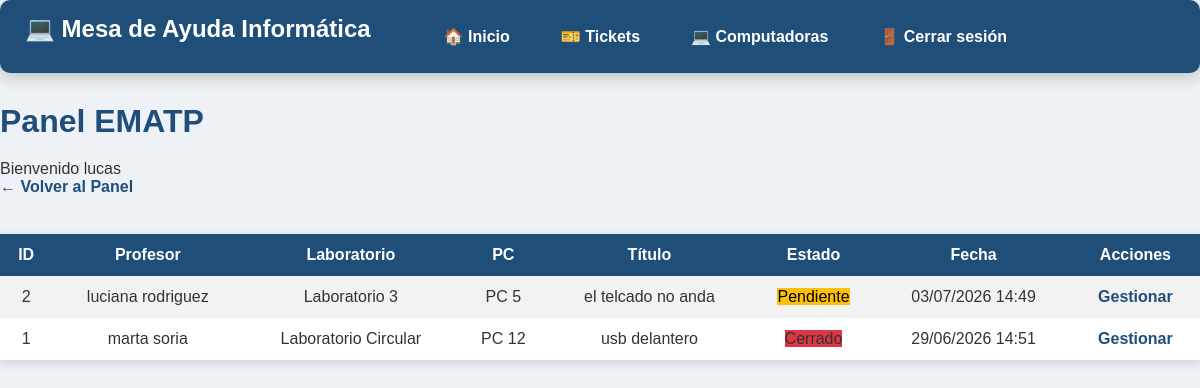
Screenshot of /ematp/tickets.php (signed in) with the database file from the repository.
### tables this page shows
CREATE TABLE `tickets` (
  `id_ticket` int(11) NOT NULL,
  `titulo` varchar(100) NOT NULL,
  `descripcion` text NOT NULL,
  `fecha_creacion` datetime DEFAULT current_timestamp(),
  `estado` enum('Abierto','Pendiente','Cerrado') NOT NULL DEFAULT 'Abierto',
  `id_usuario` int(11) NOT NULL,
  `id_computadora` int(11) DEFAULT NULL,
  `foto` varchar(255) DEFAULT NULL,
  `id_ematp_asignado` int(11) DEFAULT NULL
);

CREATE TABLE `usuarios` (
  `id_usuario` int(11) NOT NULL,
  `nombre` varchar(50) NOT NULL,
  `apellido` varchar(50) NOT NULL,
  `email` varchar(100) NOT NULL,
  `contrasena` varchar(255) NOT NULL,
  `id_rol` int(11) NOT NULL
);

CREATE TABLE `laboratorios` (
  `id_laboratorio` int(11) NOT NULL,
  `nombre` varchar(50) NOT NULL
);

CREATE TABLE `computadoras` (
  `id_computadora` int(11) NOT NULL,
  `numero_pc` int(11) NOT NULL,
  `id_laboratorio` int(11) NOT NULL,
  `estado` enum('Alta','Baja') NOT NULL DEFAULT 'Alta'
);

### ematp/tickets.php (the view, shortened to what this page needs)
<?php
include("../conexion/conexion.php");
$sql = "SELECT
            tickets.*,
            usuarios.nombre,
            usuarios.apellido,
            computadoras.numero_pc,
            laboratorios.nombre AS laboratorio
        FROM tickets
        INNER JOIN usuarios
            ON tickets.id_usuario = usuarios.id_usuario
        INNER JOIN computadoras
            ON tickets.id_computadora = computadoras.id_computadora
        INNER JOIN laboratorios
            ON computadoras.id_laboratorio = laboratorios.id_laboratorio
        ORDER BY tickets.fecha_creacion DESC";
$resultado = mysqli_query($conexion, $sql);
?>
<!DOCTYPE html>
<html lang="es">
<head>
<link rel="stylesheet" href="../css/estilos.css">
<link rel="stylesheet" href="../css/estilos.css">
</head>
<body>
<?php include("../includes/menu_ematp.php"); ?>
<h1>Panel EMATP</h1>
<p>Bienvenido <?php echo $_SESSION["nombre"]; ?></p>
<a href="inicio.php">← Volver al Panel</a>
<br><br>
<table>
<tr>
<th>ID</th>
<th>Profesor</th>
<th>Laboratorio</th>
<th>PC</th>
<th>Título</th>
<th>Estado</th>
<th>Fecha</th>
<th>Acciones</th>
</tr>
<?php while($fila=mysqli_fetch_assoc($resultado)){ ?>
<tr>
<td><?php echo $fila["id_ticket"]; ?></td>
<td>
<?php
echo $fila["nombre"]." ".$fila["apellido"];
?>
</td>
<td>
<?php echo $fila["laboratorio"]; ?>
</td>
<td>
PC <?php echo $fila["numero_pc"]; ?>
</td>
<td>
<?php echo $fila["titulo"]; ?>
</td>
<td>
<?php
if($fila["estado"]=="Abierto"){
echo "<span class='abierto'>Abierto</span>";
}elseif($fila["estado"]=="Pendiente"){
echo "<span class='pendiente'>Pendiente</span>";
}else{
echo "<span class='cerrado'>Cerrado</span>";
}
?>
</td>
<td>
<?php
echo date("d/m/Y H:i",strtotime($fila["fecha_creacion"]));
?>
</td>
<td>
<a href="editar_ticket.php?id=<?php echo $fila["id_ticket"]; ?>">
Gestionar
</a>
</td>
</tr>
<?php } ?>
</table>
</body>
</html>

### css/estilos.css (style rules this page uses)
* { margin:0; padding:0; box-sizing:border-box; font-family:Arial, Helvetica, sans-serif; }
body { background:#eef2f7; color:#333; font-family:Arial, Helvetica, sans-serif; }
h1 { color:#1f4e79; margin-bottom:20px; }
a { color:#1f4e79; text-decoration:none; font-weight:bold; }
table { width:100%; border-collapse:collapse; margin-top:20px; background:white; box-shadow:0px 3px 10px rgba(0,0,0,.15); }
table th { background:#1f4e79; color:white; padding:12px; }
table td { padding:12px; text-align:center; }
table tr:nth-child(even) { background:#f2f2f2; }
.pendiente { background:#ffc107; color:black; }
.cerrado { background:#dc3545; }

### rows the page displays
tickets: id_ticket "2", id_usuario.nombre "luciana", id_usuario.apellido "rodriguez", laboratorios.nombre "Laboratorio 3", id_computadora.numero_pc "5", titulo "el telcado no anda", estado "Pendiente", fecha_creacion "03/07/2026 14:49"
tickets: id_ticket "1", id_usuario.nombre "marta", id_usuario.apellido "soria", laboratorios.nombre "Laboratorio Circular", id_computadora.numero_pc "12", titulo "usb delantero", estado "Cerrado", fecha_creacion "29/06/2026 14:51"

### other values shown
$_SESSION["nombre"] "lucas"
